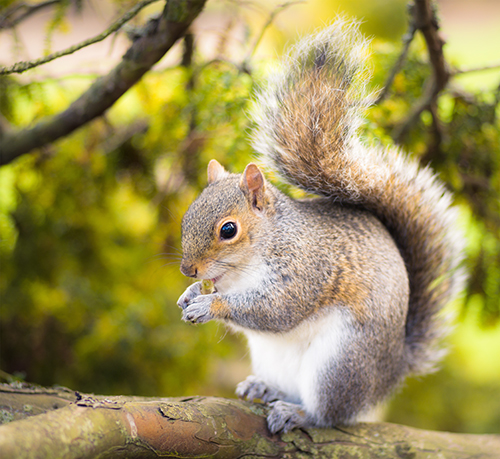
#> input picture Week_10/greysquirrel.jpg, 500 x 459 px
$ jupyter execute --allow-errors k-means_clustering.ipynb   (shell and % lines are left out)
#> lines starting #> are read from the running program, lines starting #| are printed output that depends on the picture; long printed decimals are rounded
# k-means Clustering

## Table of contents

[1.) Simple k-means clustering example](#section_1)<br>
[2.) Image segmentation](#section_2)<br>
[3.) 3D point cloud segmentation](#section_3)<br>
[4.) Finding clusters in the apartment data](#section_4)

## Libraries and settings

[cell 1]
# Install opencv-python-headless (neccessary in GitHub Codespaces)

# Libraries
import os
import cv2
import numpy as np
import pandas as pd
import matplotlib.pyplot as plt

from sklearn.cluster import KMeans
from sklearn.datasets import make_blobs
from sklearn.metrics import silhouette_score
from sklearn.preprocessing import StandardScaler

# Ignore warnings
import warnings
warnings.filterwarnings('ignore')

# Current working directory
print('\nCurrent working directory:', os.getcwd())

## 1.) Simple k-means clustering example
<a id='section_1'></a>

### Create the dataset

[cell 2]
# Create data
centers = [[2,1], [-2,2], [-2,-2], [-4,-5], [5,7]]
X, y = make_blobs(n_samples=300,
                  centers=centers,
                  cluster_std=0.8,
                  random_state=42)

# Normalization of the values
X = StandardScaler().fit_transform(X)

# Plot the data
plt.figure(figsize=(6,4))
plt.scatter(X[:,0], X[:,1], s=10, color='darkred')
plt.show()
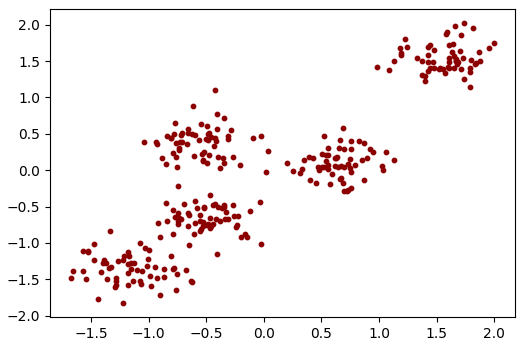
#> figure drawn by matplotlib, 1 panel

### Elbow Method showing the optimal k

[cell 3]
# Sum of squared distances of samples to their closest cluster center
distortions = []

# Range of k's
K = range(1,16,1)

# Loop to find the optimal k
for k in K:
    kmeanModel = KMeans(n_clusters=k)
    kmeanModel.fit(X)
    distortions.append(kmeanModel.inertia_)

# Elbow plot
plt.figure(figsize=(5,3))
plt.plot(K, distortions, 'bx-')
plt.xlabel('k')
plt.ylabel('Distortion')
plt.title('The Elbow Method showing the optimal k')

plt.show()
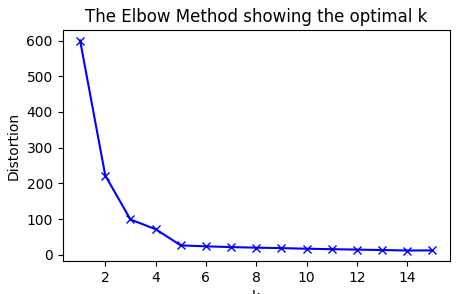
#> figure drawn by matplotlib, 1 panel; curve peaks at x = 1, y = 600

3 would be the optimal value

### Perform k-means clustering

[cell 4]
# Number of clusters
k = 5

# k-means clustering
kmeans = KMeans(n_clusters=k, random_state=42).fit(X)

# Predict the values
y2 = kmeans.predict(X)

# Plot the clusters
plt.figure(figsize=(6,4))
plt.scatter(X[:, 0], X[:, 1], c=y2, s=10)
plt.show()
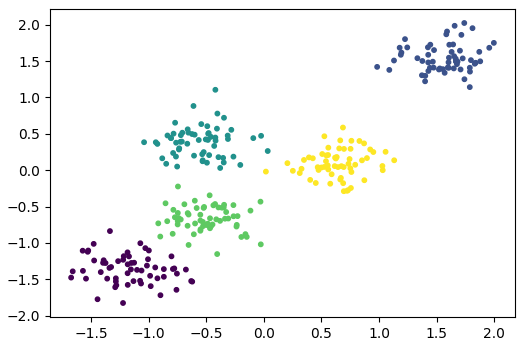
#> figure drawn by matplotlib, 1 panel

### Get and check the converged cluster centroids

[cell 5]
# Print centroids
centroids = kmeans.cluster_centers_
print('Cluster centroids:')
print(centroids, '\n')

# Check the 1st cluster's centroid 'by hand'
clust_00 = X[y2 == 0]
print('The 1st cluster\'s centroid:')
print(f'x = {sum(clust_00[:,0]/len(clust_00[:,0])):.8f}')
print(f'y = {sum(clust_00[:,1]/len(clust_00[:,1])):.8f}')

### Get the inertia or 'within-cluster sum-of-squares (WCSS)' of the k-means model

[cell 6]
print(f'Within-cluster sum-of-squares: {kmeans.inertia_:.4f}')

### Perform Silhouette Analysis
- For examples see:
- https://laid-back-scientist.com/en/k-means
- https://machinelearninggeek.com/evaluating-clustering-methods
- https://medium.com/@favourphilic/how-to-interpret-silhouette-plot-for-k-means-clustering-414e144a17fe

[cell 7]
# Import own module for Silhouette plots
from silhouette import *

# Create Silhouette plots for different k's
# Note: range(2,12,1) provides: [2, 3, 4, 5, 6, 7, 8, 9, 10, 11]
#> (the rest of this cell did not finish here and is left out)

## 2.) Image segmentation
<a id='section_2'></a>

### Read the image

[cell 8]
# Read the image
image = cv2.imread('greysquirrel.jpg')
#> image is the input picture: shape (459, 500, 3); mean B, G, R 88.9, 143.8, 155.8

# Change the color to RGB (from BGR)
image = cv2.cvtColor(image, cv2.COLOR_BGR2RGB)

# Plot the image
plt.figure(figsize=(6,8))
plt.imshow(image)

### Reshape the image

[cell 9]
# Reshaping the image into a 2D array of pixels and RGB colors
pixel_vals = image.reshape((-1,3))

# Convert to float
pixel_vals = np.float32(pixel_vals)
pixel_vals

### Elbow method showing the optimal k

[cell 10]
# Sum of squared distances of samples to their closest cluster center
distortions = []

# Range of k's
K = range(2,10,1)

# Loop to find the optimal k
for k in K:
    kmeanModel = KMeans(n_clusters=k)
    kmeanModel.fit(pixel_vals)
    distortions.append(kmeanModel.inertia_)
#> after the loop, distortions = [932172736, 599188928, 447053760, 348959872, 289971808, 244499968, 211873088, 188546624]

# Elbow plot
plt.figure(figsize=(5,3))
plt.plot(K, distortions, 'bx-')
plt.xlabel('k')
plt.ylabel('Distortion')
plt.title('The Elbow method showing the optimal k')

plt.show()
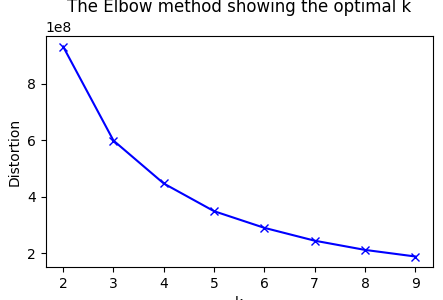
#> figure drawn by matplotlib, 1 panel

### Perform image segmentation

[cell 11]
# Number of clusters
k = 5

# Criteria for the segmentation algorithm to stop running
criteria = (cv2.TERM_CRITERIA_EPS + cv2.TERM_CRITERIA_MAX_ITER, 100, 0.85)

# Perform k-means clustering
retval, labels, centers = cv2.kmeans(pixel_vals,
                                     k,
                                     None,
                                     criteria,
                                     10,
                                     cv2.KMEANS_RANDOM_CENTERS)
#> retval = 349055283.8; centers = [[74.9, 68.18, 27.59], [202.9, 184, 122], [148.7, 143.6, 22.29], [230.5, 217.9, 196.7], [138.2, 121.3, 93.74]]

# Print cluster labels
print('Cluster labels:')
print(labels, '\n')
#> (printed output is left out)

# Print cluster centroids
print(f'Centroids of {k} clusters')
print(centers)
#| [[ 74.898   68.185   27.588]
#|  [202.900  183.9693   122.005 ]
#|  [148.693  143.564   22.292]
#|  [230.478  217.859  196.714 ]
#|  [138.200  121.297   93.744 ]]

### Change data types and reshape the segmented data for visualization

[cell 12]
# Convert data into 8-bit values
centers = np.uint8(centers)
#> centers = [[74, 68, 27], [202, 183, 122], [148, 143, 22], [230, 217, 196], [138, 121, 93]]
segmented_data = centers[labels.flatten()]

# Reshape data into the original image dimensions
segmented_image = segmented_data.reshape((image.shape))
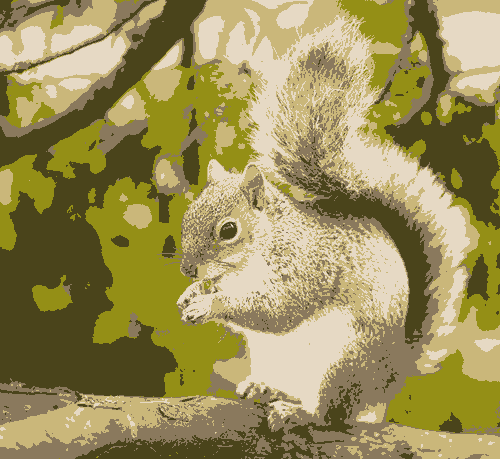
#> segmented_image: shape (459, 500, 3); mean R, G, B 155.1, 143.2, 88.5

# Show result
plt.figure(figsize=(6,8))
plt.imshow(segmented_image)

[cell 13]
# Number of clusters
k = 8

# Criteria for the segmentation algorithm to stop running
criteria = (cv2.TERM_CRITERIA_EPS + cv2.TERM_CRITERIA_MAX_ITER, 100, 0.85)

# Perform k-means clustering
retval, labels, centers = cv2.kmeans(pixel_vals,
                                     k,
                                     None,
                                     criteria,
                                     10,
                                     cv2.KMEANS_RANDOM_CENTERS)
#> retval = 211305385.2; centers = [[123, 107.9, 83.24], [213.3, 206.6, 69.46], [104, 98.32, 21.54], [172, 150.6, 116.4], [60.13, 53.54, 26.27], [152.3, 147.2, 23.11], [235.1, 225.1, 209], [213.8, 192.9, 153.6]]

# Print cluster labels
print('Cluster labels:')
print(labels, '\n')
#> (printed output is left out)

# Print cluster centroids
print(f'Centroids of {k} clusters')
print(centers)
#| [[122.9623   107.9432    83.235 ]
#|  [213.314  206.5835    69.457 ]
#|  [103.973   98.319   21.540]
#|  [171.979  150.557  116.423]
#|  [ 60.128  53.543  26.270]
#|  [152.291  147.151   23.111]
#|  [235.135  225.147  208.972 ]
#|  [213.7674   192.920  153.603 ]]

[cell 14]
# Convert data into 8-bit values
centers = np.uint8(centers)
#> centers = [[122, 107, 83], [213, 206, 69], [103, 98, 21], [171, 150, 116], [60, 53, 26], [152, 147, 23], [235, 225, 208], [213, 192, 153]]
segmented_data = centers[labels.flatten()]

# Reshape data into the original image dimensions
segmented_image = segmented_data.reshape((image.shape))
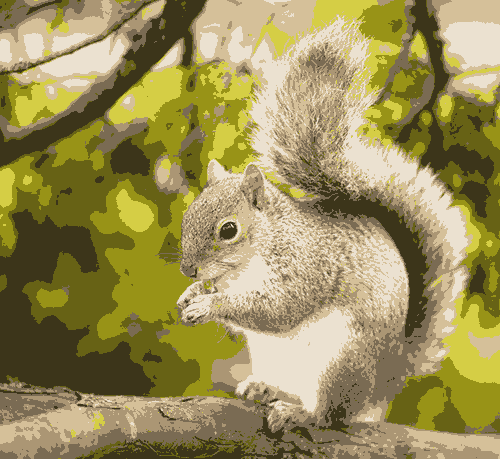
#> segmented_image: shape (459, 500, 3); mean R, G, B 155.2, 143.3, 88.5

# Show result
plt.figure(figsize=(6,8))
plt.imshow(segmented_image)

[cell 15]
# Number of clusters
k = 2

# Criteria for the segmentation algorithm to stop running
criteria = (cv2.TERM_CRITERIA_EPS + cv2.TERM_CRITERIA_MAX_ITER, 100, 0.85)

# Perform k-means clustering
retval, labels, centers = cv2.kmeans(pixel_vals,
                                     k,
                                     None,
                                     criteria,
                                     10,
                                     cv2.KMEANS_RANDOM_CENTERS)
#> retval = 932201923.1; centers = [[210.3, 194.1, 148.6], [111.4, 102.8, 40.37]]

# Print cluster labels
print('Cluster labels:')
print(labels, '\n')
#> (printed output is left out)

# Print cluster centroids
print(f'Centroids of {k} clusters')
print(centers)
#| [[210.275  194.114  148.589   ]
#|  [111.387  102.836   40.370]]

[cell 16]
# Convert data into 8-bit values
centers = np.uint8(centers)
#> centers = [[210, 194, 148], [111, 102, 40]]
segmented_data = centers[labels.flatten()]

# Reshape data into the original image dimensions
segmented_image = segmented_data.reshape((image.shape))
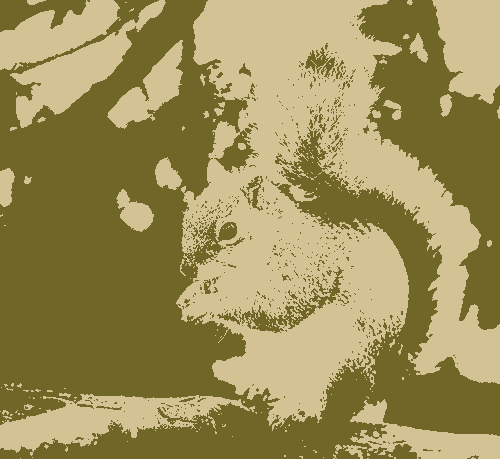
#> segmented_image: shape (459, 500, 3); mean R, G, B 155.4, 143.3, 88.5

# Show result
plt.figure(figsize=(6,8))
plt.imshow(segmented_image)

[cell 17]
# Number of clusters
k = 12

# Criteria for the segmentation algorithm to stop running
criteria = (cv2.TERM_CRITERIA_EPS + cv2.TERM_CRITERIA_MAX_ITER, 100, 0.85)

# Perform k-means clustering
retval, labels, centers = cv2.kmeans(pixel_vals,
                                     k,
                                     None,
                                     criteria,
                                     10,
                                     cv2.KMEANS_RANDOM_CENTERS)
#> retval = 144468488.6; centers = [[225.8, 208.9, 176.2], [142.1, 136.7, 20.55], [101.7, 97.4, 14.62], [170.5, 149.2, 90.66], [156.7, 140.8, 132.1], [126.6, 111.3, 84.39], [225.1, 218.1, 96.2], [237.9, 229.8, 223.3], [188.6, 183.9, 30.56], [89.66, 78.26, 56.63], [55.47, 49.63, 21.08], [200.6, 176.5, 140.3]]

# Print cluster labels
print('Cluster labels:')
print(labels, '\n')
#> (printed output is left out)

# Print cluster centroids
print(f'Centroids of {k} clusters')
print(centers)
#| [[225.754  208.886  176.231 ]
#|  [142.087  136.726   20.553 ]
#|  [101.687   97.400   14.623]
#|  [170.497  149.154   90.663 ]
#|  [156.749  140.812  132.139 ]
#|  [126.629  111.255   84.387]
#|  [225.104  218.1089    96.197]
#|  [237.913  229.800  223.260 ]
#|  [188.617  183.936   30.559]
#|  [ 89.665   78.259   56.632]
#|  [ 55.470  49.627   21.082]
#|  [200.5537   176.511  140.271 ]]

[cell 18]
# Convert data into 8-bit values
centers = np.uint8(centers)
#> centers = [[225, 208, 176], [142, 136, 20], [101, 97, 14], [170, 149, 90], [156, 140, 132], [126, 111, 84], [225, 218, 96], [237, 229, 223], [188, 183, 30], [89, 78, 56], [55, 49, 21], [200, 176, 140]]
segmented_data = centers[labels.flatten()]

# Reshape data into the original image dimensions
segmented_image = segmented_data.reshape((image.shape))
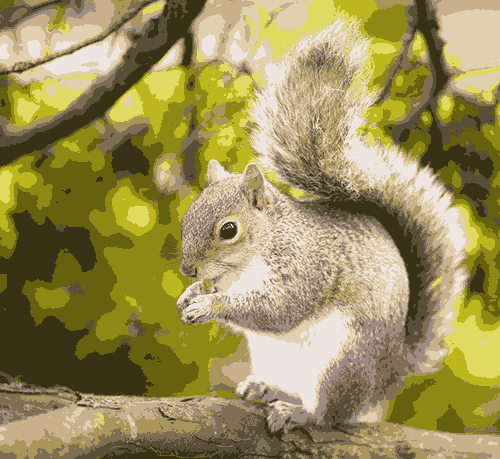
#> segmented_image: shape (459, 500, 3); mean R, G, B 155.2, 143.3, 88.6

# Show result
plt.figure(figsize=(6,8))
plt.imshow(segmented_image)
